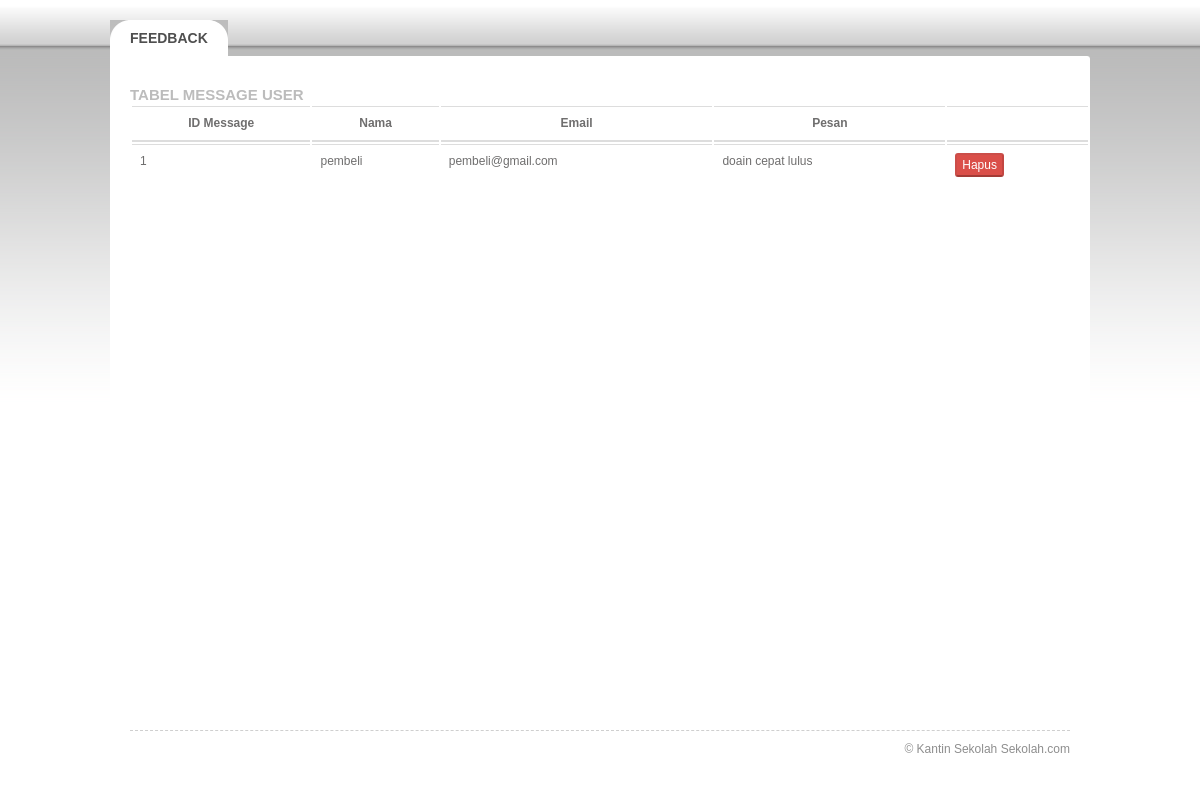
Page /admin/admin.php (signed in) on the committed database.
### tables this page shows
CREATE TABLE `tabel_feedback` (
  `idFeedback` int(11) NOT NULL,
  `nama` varchar(50) NOT NULL,
  `email` varchar(50) NOT NULL,
  `message` text NOT NULL
);

### admin/admin.php (the view, shortened to what this page needs)
<!DOCTYPE html PUBLIC "-//W3C//DTD XHTML 1.0 Transitional//EN" "http://www.w3.org/TR/xhtml1/DTD/xhtml1-transitional.dtd">
<html xmlns="http://www.w3.org/1999/xhtml">
<head>
	<link rel="stylesheet" href="../css/style.css" type="text/css" media="all" />
</head>
<body>
	<div id="main">
	<div class="shell">
		<div id="content">
			<div class="tabs">
				<ul>
				    <li><a href="#" class="active"><span>Feedback</span></a></li>
				</ul>
			</div>
			<div id="container">
      <div class="tabbed">
        <div class="tab-content" style="display:block;">
        <div class="items">
            <ul>
          <div class="row">
            <div>
                <h3><strong>Tabel Message User</strong></h3>
                <table class="table table-hover">
                  <thead>
                    <tr>
                      <th class="id-user ">ID Message</th>
                      <th class="nama-user ">Nama</th>
                      <th class="email-user ">Email</th>
                      <th class="alamat-user ">Pesan</th>
                      <th class="hapus "></th>
                    </tr>
                  </thead>
                  <tbody>
                    <?php
                      $conn = mysqli_connect('localhost', 'root', '', 'qanteen');
                      $queryMessage = mysqli_query($conn, "SELECT * FROM tabel_feedback ORDER BY idFeedback ASC");
                      $jumlahMessage = mysqli_num_rows($queryMessage);
                      if($jumlahMessage == 0){
                          echo '
                            <tr>
                            <td></td>
                            <td></td>
                            <td></td>
                            <td>Belum Ada Message</td>
                            <td></td>
                          </tr>
                        ';
                      }else{
                        while($arrayMessage = mysqli_fetch_array($queryMessage)){
                          echo '
                            <tr>
                              <td class="id-user ">'.$arrayMessage['idFeedback'].'</td>
                              <td class="nama-user ">'.$arrayMessage['nama'].'</td>
                              <td class="email-user text-justify">'.$arrayMessage['email'].'</td>
                              <td class="alamat-user text-left">'.$arrayMessage['message'].'</td>
                              <td class="hapus"><a href="proses/deleteFeedback.php?idFeedback='.$arrayMessage['idFeedback'].'">
                                <button type="button" class="btn btn-xs btn-danger">Hapus</button>
                              </a></td>
                            </tr>
                          ';
                        }
                      }
                     ?>
                  </tbody>
                </table>
              </div>
            </div>
            </ul>
        </div>
        </div>
      </div>
				<br />
   				<br />
    			<br />
    			<br />
    			<br />
    			<br />
    			<br />
    			<br />
   				<br />
    			<br />
    			<br />
    			<br />
				<div id="footer">
					<div class="right">
						&copy; Kantin Sekolah <a href="duckduckgo.com" target="_blank" title="CSS Templates">Sekolah.com</a>
					</div>
				</div>
			</div>
		</div>
	</div>
</div>
</body>
</html>

### css/style.css (style rules this page uses)
* { padding:0; margin:0; outline:0; }
body { background:#fff; font-family: Arial, sans-serif; font-size:12px; line-height:17px; color:#6f6e6e; }
a { color:#0042d1; text-decoration: none; cursor:pointer; }
.right, .alignright { float:right; display:inline; }
h3 { font-size:15px; line-height:18px; color:#bcbcbc; text-transform: uppercase; }
.shell { width:980px; margin:0 auto; }
#main { width:100%; background:url(images/main.gif) repeat-x 0 0; }
#content { padding-top:20px; }
.tabs { height:36px; }
.tabs ul { list-style-type: none; font-size:14px; text-transform: uppercase; font-weight: bold; }
.tabs ul li { float:left; display:inline; margin-right:1px; }
.tabs ul li a, .tabs ul li a span { float:left; height:36px; background:url(images/tab.png) no-repeat 0 -37px; padding:0 0 0 20px; }
.tabs ul li a span { background-position:right -37px; padding:0 20px 0 0; }
.tabs ul li a { position:relative; line-height:36px; color:#00a3ff; }
.tabs ul li a.active, .tabs ul li a:hover { background-position:0 0; color:#4f4f4f; }
.tabs ul li a.active span, .tabs ul li a:hover span { background-position:right 0; }
#container { background:#fff url(images/container-t.gif) no-repeat 0 0; padding:30px 20px; }
.items { position:relative; width:960px; margin-right:-20px; padding-bottom:5px; }
.items ul { list-style-type: none; }
#footer { border-top:dashed 1px #cfcfcf; margin-top:20px; padding:10px 0; color:#8e8e8e; }
#footer a { color:#8e8e8e; }
.tab-content { display:none; }
.tabbed { min-height:420px; }
.btn { border-color: #c5c5c5; border-color: rgba(0, 0, 0, 0.15) rgba(0, 0, 0, 0.15) rgba(0, 0, 0, 0.25); }
.btn-danger { background-color: #da4f49; color: #ffffff; border-color: #bd362f #bd362f #802420; border-color: rgba(0, 0, 0, 0.1) rgba(0, 0, 0, 0.1) rgba(0, 0, 0, 0.25); }
.btn-sm, .btn-xs { padding: 5px 10px; font-size: 12px; line-height: 1.5; border-radius: 3px; }
.btn-xs { padding: 1px 5px; }
.table { width: 100%; max-width: 100%; margin-bottom: 20px; }
.table > thead > tr > th, .table > tbody > tr > th, .table > tfoot > tr > th, .table > thead > tr > td, .table > tbody > tr > td, .table > tfoot > tr > td { padding: 8px; line-height: 1.42857143; vertical-align: top; border-top: 1px solid #ddd; }
.table > thead > tr > th { vertical-align: bottom; border-bottom: 2px solid #ddd; }

### rows in the picture
tabel_feedback: idFeedback "1", nama "pembeli", email "pembeli@gmail.com", message "doain cepat lulus"
